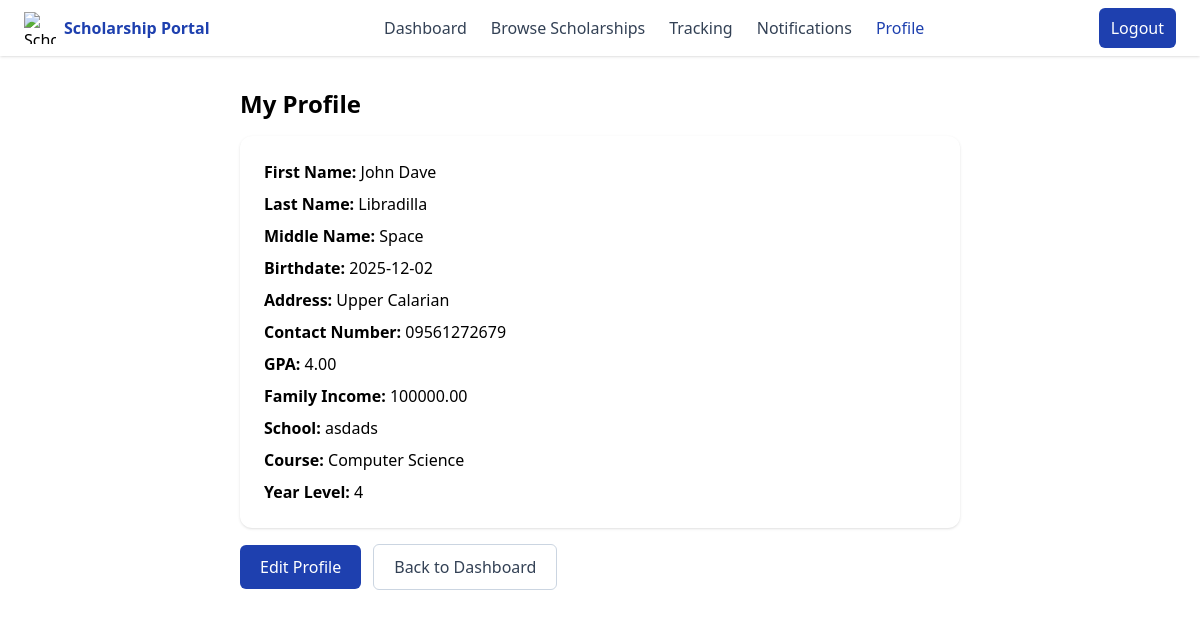
The app's page /student/studentprofile.php (signed in) with its own data.
### tables this page shows
CREATE TABLE `profile` (
  `profile_id` int(11) NOT NULL,
  `firstName` varchar(255) NOT NULL,
  `lastName` varchar(255) NOT NULL,
  `middleName` varchar(255) DEFAULT NULL,
  `birthdate` date NOT NULL,
  `address` varchar(255) NOT NULL,
  `contactNumber` varchar(50) NOT NULL,
  `gpa` decimal(3,2) NOT NULL,
  `familyIncome` decimal(10,2) NOT NULL,
  `school` varchar(100) NOT NULL,
  `course` varchar(100) NOT NULL,
  `yearLevel` int(11) NOT NULL
);

### classes/Database.php (called while the page is built, shortened)
<?php
class Database {
    private $host = "localhost";
    private $username = "root";
    private $password = "";
    private $dbname = "scholarship_system_final";
    public function connect() {
        $this->conn = new PDO("mysql:host=$this->host;dbname=$this->dbname", $this->username, $this->password);
        return $this->conn;
    }
}

### classes/Profile.php (called while the page is built, shortened)
<?php
require_once "Database.php";
class Profile extends Database {
    public function viewProfile($user_id){
    $sql = "SELECT p.* FROM profile p INNER JOIN users u ON p.profile_id = u.profile_id WHERE u.user_id = :user_id";
    $query = $this->connect()->prepare($sql);
    $query->bindParam(":user_id", $user_id);
    if ($query->execute()) {
        return $query->fetch();
    } else {
        return null;
    }
    }
}

### student/studentprofile.php (the view, shortened to what this page needs)
<?php
require_once "../classes/Profile.php";
$profileObj = new Profile();
$profile = $profileObj->viewProfile($_SESSION['user_id']);
?>
<!DOCTYPE html>
<html lang="en">
<head>
<script src="https://cdn.tailwindcss.com"></script>
</head>
<body>
<nav class="bg-white shadow">
  <div class="max-w-7xl mx-auto px-6 h-14 flex items-center justify-between">
    <div class="flex items-center gap-2">
      <img class="h-8 w-8" src="https://cdn-icons-png.flaticon.com/512/3135/3135755.png" alt="Scholarship Icon">
      <span class="font-semibold text-brand-blue">Scholarship Portal</span>
    </div>
    <div class="hidden md:flex items-center gap-6">
      <a href="studash.php" class="text-slate-700 hover:text-brand-blue">Dashboard</a>
      <a href="browsescholarships.php" class="text-slate-700 hover:text-brand-blue">Browse Scholarships</a>
      <a href="tracking.php" class="text-slate-700 hover:text-brand-blue">Tracking</a>
      <a href="notifications.php" class="text-slate-700 hover:text-brand-blue">Notifications</a>
      <a href="studentprofile.php" class="text-brand-blue font-medium">Profile</a>
    </div>
    <a href="../global/logout.php" class="inline-flex px-3 py-2 rounded-md bg-brand-blue text-white hover:bg-blue-700">Logout</a>
  </div>
</nav>
<div class="max-w-3xl mx-auto px-6 mt-8">
  <h2 class="text-2xl font-bold mb-4">My Profile</h2>
  <?php if ($profile): ?>
    <div class="bg-white rounded-xl shadow p-6 space-y-2">
      <p><span class="font-semibold">First Name:</span> <?= htmlspecialchars($profile['firstName']) ?></p>
      <p><span class="font-semibold">Last Name:</span> <?= htmlspecialchars($profile['lastName']) ?></p>
      <p><span class="font-semibold">Middle Name:</span> <?= htmlspecialchars($profile['middleName'] ?? '') ?></p>
      <p><span class="font-semibold">Birthdate:</span> <?= htmlspecialchars($profile['birthdate']) ?></p>
      <p><span class="font-semibold">Address:</span> <?= htmlspecialchars($profile['address']) ?></p>
      <p><span class="font-semibold">Contact Number:</span> <?= htmlspecialchars($profile['contactNumber']) ?></p>
      <p><span class="font-semibold">GPA:</span> <?= htmlspecialchars($profile['gpa']) ?></p>
      <p><span class="font-semibold">Family Income:</span> <?= htmlspecialchars($profile['familyIncome']) ?></p>
      <p><span class="font-semibold">School:</span> <?= htmlspecialchars($profile['school']) ?></p>
      <p><span class="font-semibold">Course:</span> <?= htmlspecialchars($profile['course']) ?></p>
      <p><span class="font-semibold">Year Level:</span> <?= htmlspecialchars($profile['yearLevel']) ?></p>
    </div>
    <div class="mt-4 flex items-center gap-3">
      <a href="edit_profile.php" class="inline-flex items-center px-5 py-2.5 rounded-md bg-brand-blue text-white hover:bg-blue-700">Edit Profile</a>
      <a href="studash.php" class="inline-flex items-center px-5 py-2.5 rounded-md border border-slate-300 text-slate-700 hover:bg-slate-50">Back to Dashboard</a>
    </div>
  <?php else: ?>
    <p>No profile found.</p>
  <?php endif; ?>
</div>
</body>
</html>

### records on screen
profile: firstName "John Dave", lastName "Libradilla", middleName "Space", birthdate "2025-12-02", address "Upper Calarian", contactNumber "09561272679", gpa "4.00", familyIncome "100000.00", school "asdads", course "Computer Science", yearLevel "4"
